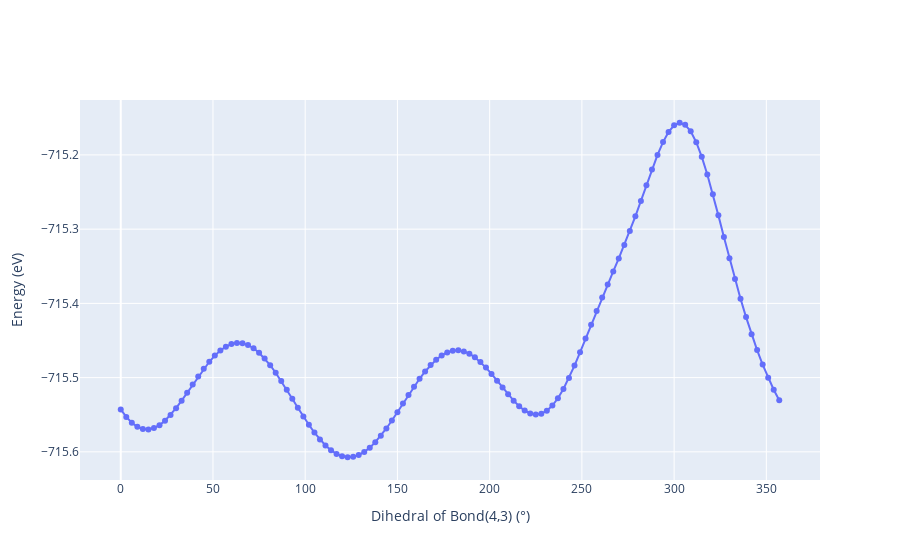

Notebook code cell kept with this figure:
### Markdown cell above
### Step 4: Plot results

We convert the gridpoints into degree of the dihedral angle and plot the energy as a function of the dihedral angle.

### Code cell
fig = go.Figure()
fig.add_trace(go.Scatter(x=dihedral_angles, y=energies, mode="lines+markers"))
fig.update_layout(xaxis_title="Dihedral of Bond(4,3) (°)", yaxis_title="Energy (eV)")
fig.show()

output_html = output_dir / f"{output_name}.html"
fig.write_html(output_html)
